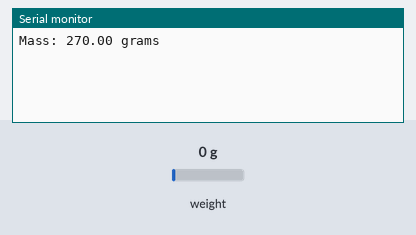
Bench run of a sketch on a simulated Arduino Uno, built with avr-gcc and run on an emulated ATmega328P. On the bench: the last lines printed to the serial monitor. The test bench sets the inputs (shaded band); at power-on: weight on the scale 0 g.

Above: at 2.2 s.
2.3 s: weight on the scale set to 100 g
At 2.3 s:
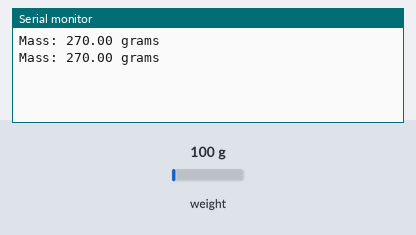
3.8 s: weight on the scale set to 1250 g
At 5.3 s:
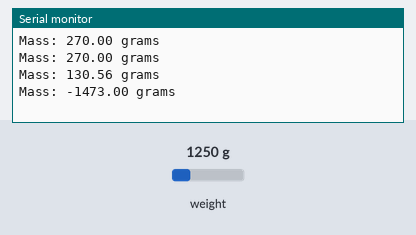
Timing chart, 0 to 6.8 s (numbered marks = the images above; inputs shaded):
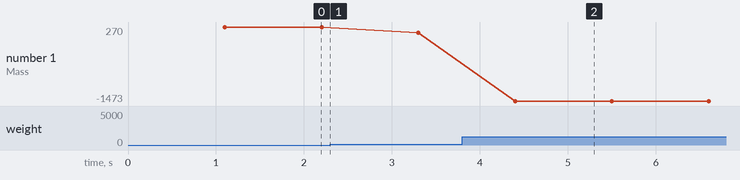

Measured:
- after the input at 3.8 s, the serial monitor: prints a new line after 0.60 s (image 2)
- plotted number 1: 270 → 130.56 after the input at 2.3 s, 130.56 → -1473 after the input at 3.8 s

The sketch:

LOAD_CELL.ino
```cpp
#include "HX711.h"

#define DOUT_PIN  7
#define CLK_PIN   8

HX711 scale;

void setup() {
  Serial.begin(9600);

  // Initialize the HX711 ADC
  scale.begin(DOUT_PIN, CLK_PIN);

  // Set the scale to gain 128 (default is 128)
  scale.set_scale();

  // Tare the scale
  scale.tare();
}

void loop() {
  // Read the raw ADC value
  long rawValue = scale.read();
  //Serial.println(rawValue);

  // Convert the raw value to mass in grams
  // Use the calibration factor for your specific load cell
  // You can obtain the calibration factor by dividing the known weight in grams by the raw value
  // For example, if a known weight of 100 grams produces a raw value of 1000, then the calibration factor would be 100 / 1000 = 0.1
  float calibrationFactor = 0.00332; // Adjust this value according to your calibration
  float massInGrams = rawValue * calibrationFactor;
  float final_mass = 270 - massInGrams;

  // Print the mass in grams
  Serial.print("Mass: ");
  Serial.print(final_mass);
  Serial.println(" grams");

  delay(1000); // Delay for stability
}
```
